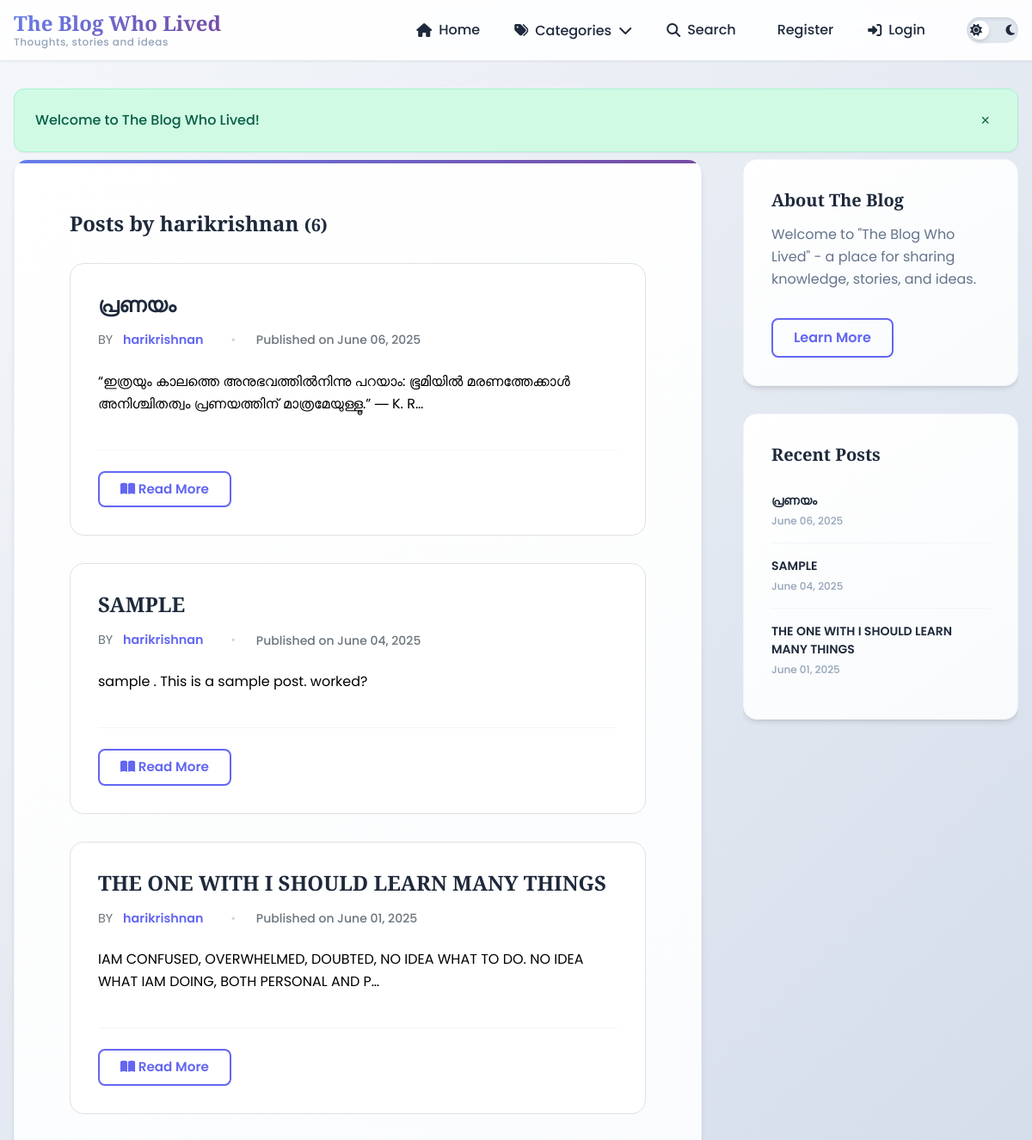
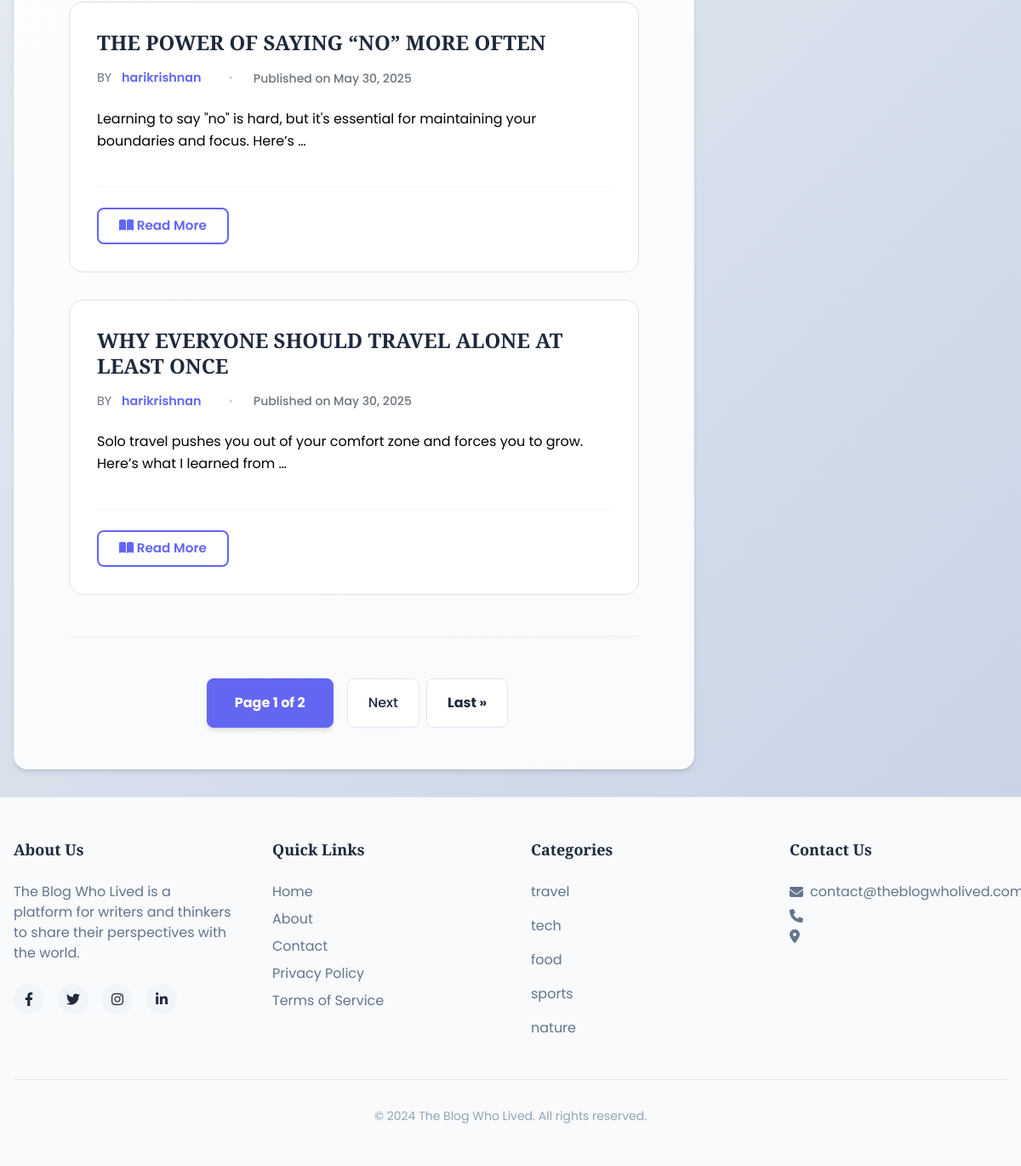
Page /user/harikrishnan/ on the committed database (2 pictures, top to bottom).
### blog/models.py (models this page shows, shortened)
class Post(models.Model):
    title = models.CharField(max_length=200)
    content = models.TextField()
    date_posted = models.DateTimeField(default=timezone.now)
    author = models.ForeignKey(User, on_delete=models.CASCADE)
    categories = models.ManyToManyField(Category)

class Category(models.Model):
    name = models.CharField(max_length=100, unique=True)

### blog/views.py (the view)
# urls.py: path('user/<str:username>/', UserPostListView.as_view(), name='user-posts'),
class UserPostListView(ListView):
    model = Post
    template_name = 'blog/user_posts.html'
    context_object_name = 'posts'
    paginate_by = 5
    def get_queryset(self):
        user = get_object_or_404(User, username=self.kwargs.get('username'))
        return Post.objects.filter(author=user).order_by('-date_posted')
    def get_context_data(self, **kwargs):
        context = super().get_context_data(**kwargs)
        context['recent_posts'] = Post.objects.order_by('-date_posted')[:3]
        return context

### blog/context_processor.py (called while the page is built)
def categories(request):
    return {
        'categories': Category.objects.all()
    }

### blog/templates/blog/user_posts.html
{% extends 'blog/base.html' %}
{% load static %}
{% block content %}
<link rel="stylesheet" href="{% static 'blog/user_posts.css' %}">
<div class="container py-5 px-3">
    <div class="mb-4 text-center" style="padding-bottom:.75rem;">
        <h2 class="fw-bold">
            Posts by <span class="text-primary">{{ view.kwargs.username }}</span>
            <small class="text-muted">({{ page_obj.paginator.count }})</small>
        </h2>
    </div>
    {% for post in page_obj %}
        <article class="home-post bg-white shadow-sm rounded-4 p-4 mb-4">
            <div class="post-header mb-2">
                <h4 class="post-title mb-1">
                    <a href="{% url 'post-detail' post.id %}" class="post-title-link text-decoration-none text-dark">
                        {{ post.title|upper }}
                    </a>
                </h4>
                <div class="post-meta text-muted">
                    <span>BY
                        <a href="{% url 'user-posts' post.author.username %}" class="author-link text-decoration-none fw-semibold">
                            {{ post.author }}
                        </a>
                    </span>
                    <span class="separator">•</span>
                    <span class="post-date">Published on {{ post.date_posted|date:"F d, Y" }}</span>
                </div>
            </div>
            <div class="post-content">
                <p>{{ post.content|truncatechars:100 }}</p>
            </div>
            <div class="post-footer mt-3">
                <a href="{% url 'post-detail' post.id %}" class="read-more-btn text-success fw-semibold text-decoration-none">
                    <i class="fas fa-book-open me-1"></i> Read More
                </a>
            </div>
        </article>
    {% empty %}
        <p class="text-muted text-center">No posts found.</p>
    {% endfor %}
    {% include 'blog/pagination.html' %}
</div>
{% endblock %}

### blog/templates/blog/base.html (shortened to what this page needs)
<!DOCTYPE html>
<html lang="en">
<head>
    <link rel="stylesheet" href="https://cdnjs.cloudflare.com/ajax/libs/font-awesome/6.4.0/css/all.min.css">
    <link rel="stylesheet" href="/static/blog/main.css">
</head>
<body>
    <header class="main-header">
        <div class="header-container">
            <div class="logo-container">
                <a href="/" class="logo-link">
                    <h1 class="logo">The Blog Who Lived</h1>
                    <p class="tagline">Thoughts, stories and ideas</p>
                </a>
            </div>
            <nav class="main-nav" aria-label="Main navigation">
                <ul class="nav-list">
                {% if user.is_authenticated %}
                    <li><a href="{% url 'home' %}" class="nav-link"><i class="fas fa-home"></i> <span>Home</span></a></li>
                    <li><a href="{% url 'profile' %}" class="nav-link"><i class="fas fa-user"></i> <span>Profile</span></a></li>
                    <li><a href="{% url 'post-create' %}" class="nav-link"><i class="fas fa-plus"></i> <span>New Post</span></a></li>
                    <li class="dropdown">
                        <button class="dropdown-btn" aria-expanded="false">
                            <i class="fas fa-tags"></i> <span>Categories</span> <i class="fas fa-chevron-down"></i>
                        </button>
                        <ul class="dropdown-content" aria-label="Categories submenu">
                            {% for category in categories %}
                                <li><a href="{% url 'category-posts' category.name %}" class="dropdown-link">{{category.name}}</a></li>
                            {% endfor %}
                        </ul>
                    </li>
                    <li><a href="{% url 'search' %}" class="nav-link"><i class="fas fa-search"></i> <span>Search</span></a></li>
                    <li><a href="{% url 'logout' %}" class="nav-link"><i class="fas fa-sign-out-alt"></i> <span>Logout</span></a></li>
                {% else %}
                    <li><a href="{% url 'home' %}" class="nav-link"><i class="fas fa-home"></i> <span>Home</span></a></li>
                    <li class="dropdown">
                        <button class="dropdown-btn" aria-expanded="false">
                            <i class="fas fa-tags"></i> <span>Categories</span> <i class="fas fa-chevron-down"></i>
                        </button>
                    </li>
                    <li><a href="{% url 'search' %}" class="nav-link"><i class="fas fa-search"></i> <span>Search</span></a></li>
                    <li><a href="{% url 'register' %}" class="nav-link"> <span>Register</span></a></li>
                    <li><a href="{% url 'login' %}" class="nav-link"><i class="fas fa-sign-in-alt"></i> <span>Login</span></a></li>
                {% endif %}
                </ul>
                <div class="theme-toggle">
                    <label for="dark-mode-toggle" class="toggle-label">
                        <i class="fas fa-sun"></i>
                        <i class="fas fa-moon"></i>
                        <span class="toggle-ball"></span>
                    </label>
                </div>
            </nav>
        </div>
    </header>
    <main id="main-content" class="main-content">
        {% if user.is_authenticated %}
        <div class="messages-container" style="max-width: 1200px; margin: 0 auto; padding: 0 1rem;">
            <div class="alert alert-success">
                {{user.username}}, Welcome to The Blog Who Lived!
                <button class="close-alert" aria-label="Close message">&times;</button>
            </div>
        </div>
        {% else %}
        <div class="messages-container" style="max-width: 1200px; margin: 0 auto; padding: 0 1rem;">
            <div class="alert alert-success">
                Welcome to The Blog Who Lived!
                <button class="close-alert" aria-label="Close message">&times;</button>
            </div>
        </div>
        {% endif %}
        <div class="container">
            <div class="grid-layout">
                <div class="primary-content">
                    <div style="margin-top: .5rem;">
                        {% block content %}
                        {% endblock %}
                    </div>
                </div>
                <aside class="sidebar" aria-label="Sidebar" style="order: 2;">
                    <section class="sidebar-card about-card">
                        <h2 class="card-title">About The Blog</h2>
                        <div class="card-content">
                            <p>Welcome to "The Blog Who Lived" - a place for sharing knowledge, stories, and ideas.</p>
                            <a href="{% url 'about' %}" class="btn btn-outline" style="margin-top:1rem;">Learn More</a>
                        </div>
                    </section>
                    <section class="sidebar-card" style="">
                        <h2 class="card-title">Recent Posts</h2>
                        <ul class="recent-posts">
                            {% for post in recent_posts %}
                            <li>
                                <a href="{% url 'post-detail' post.id %}" class="post-link">
                                    <span class="post-title">{{ post.title|upper }}</span>
                                    <span class="post-date">{{post.date_posted|date:"F d, Y"}}</span>
                                </a>
                            </li>
                            {% endfor %}
                        </ul>
                    </section>
                </aside>
            </div>
        </div>
    </main>
    <footer class="main-footer">
        <div class="footer-container">
            <div class="footer-grid">
                <div class="footer-section">
                    <h3 class="footer-title">About Us</h3>
                    <p>The Blog Who Lived is a platform for writers and thinkers to share their perspectives with the world.</p>
                    <div class="social-links">
                        <a href="#" aria-label="Facebook"><i class="fab fa-facebook-f"></i></a>
                        <a href="#" aria-label="Twitter"><i class="fab fa-twitter"></i></a>
                        <a href="#" aria-label="Instagram"><i class="fab fa-instagram"></i></a>
                        <a href="#" aria-label="LinkedIn"><i class="fab fa-linkedin-in"></i></a>
                    </div>
                </div>
                <div class="footer-section">
                    <h3 class="footer-title">Quick Links</h3>
                    <ul class="footer-links">
                        <li><a href="{% url 'home' %}">Home</a></li>
                        <li><a href="{% url 'about' %}">About</a></li>
                        <li><a href="#">Contact</a></li>
                        <li><a href="#">Privacy Policy</a></li>
                        <li><a href="#">Terms of Service</a></li>
                    </ul>
                </div>
                <div class="footer-section">
                    <h3 class="footer-title">Categories</h3>
                    {% for category in categories|slice:":5" %}
                    <ul class="footer-links">
                        <li><a href="{% url 'category-posts' category.name%}">{{ category.name }}</a></li>
                    </ul>
                    {% endfor %}
                </div>
                <div class="footer-section">
                    <h3 class="footer-title">Contact Us</h3>
                    <address>
                        <p><i class="fas fa-envelope"></i> contact@theblogwholived.com</p>
                        <p><i class="fas fa-phone"></i> </p>
                        <p><i class="fas fa-map-marker-alt"></i></p>
                    </address>
                </div>
            </div>
            <div class="copyright">
                <p>&copy; 2024 The Blog Who Lived. All rights reserved.</p>
            </div>
        </div>
    </footer>
</body>
</html>

### static/blog/user_posts.css (style rules this page uses)
.home-post { border: 1px solid #dee2e6; border-radius: 1rem; background-color: #fff; transition: box-shadow 0.3s ease; }
.post-title { font-size: 1.5rem; font-weight: bold; }
.post-meta { font-size: 0.9rem; color: #6c757d; }
.read-more-btn { font-size: 0.95rem; display: inline-block; }
.separator { margin: 0 8px; }

### rows in the picture
Post: title "പ്രണയം", author "harikrishnan", date_posted "June 06, 2025", content "“ഇത്രയും കാലത്തെ അനുഭവത്തിൽനിന്നു പറയാം: ഭൂമിയിൽ മരണത്തേക്കാൾ അനിശ്ചിതത്വം പ്രണയത്തിന് മാത്രമേയുള്ളൂ.” ― K. R…"
Post: title "SAMPLE", author "harikrishnan", date_posted "June 04, 2025", content "sample . This is a sample post. worked?"
Post: title "THE ONE WITH I SHOULD LEARN MANY THINGS", author "harikrishnan", date_posted "June 01, 2025", content "IAM CONFUSED, OVERWHELMED, DOUBTED, NO IDEA WHAT TO DO. NO IDEA WHAT IAM DOING, BOTH PERSONAL AND P…"
Post: title "THE POWER OF SAYING “NO” MORE OFTEN", author "harikrishnan", date_posted "May 30, 2025", content "Learning to say \"no\" is hard, but it's essential for maintaining your boundaries and focus. Here’s …"
Post: title "WHY EVERYONE SHOULD TRAVEL ALONE AT LEAST ONCE", author "harikrishnan", date_posted "May 30, 2025", content "Solo travel pushes you out of your comfort zone and forces you to grow. Here’s what I learned from …"
Category: name "travel"
Category: name "tech"
Category: name "food"
Category: name "sports"
Category: name "nature"

### other values in the picture
{{ view.kwargs.username }} "harikrishnan"
{{ page_obj.paginator.count }} "6"
{{ page_obj.number }} "1"
{{ page_obj.paginator.num_pages }} "2"
